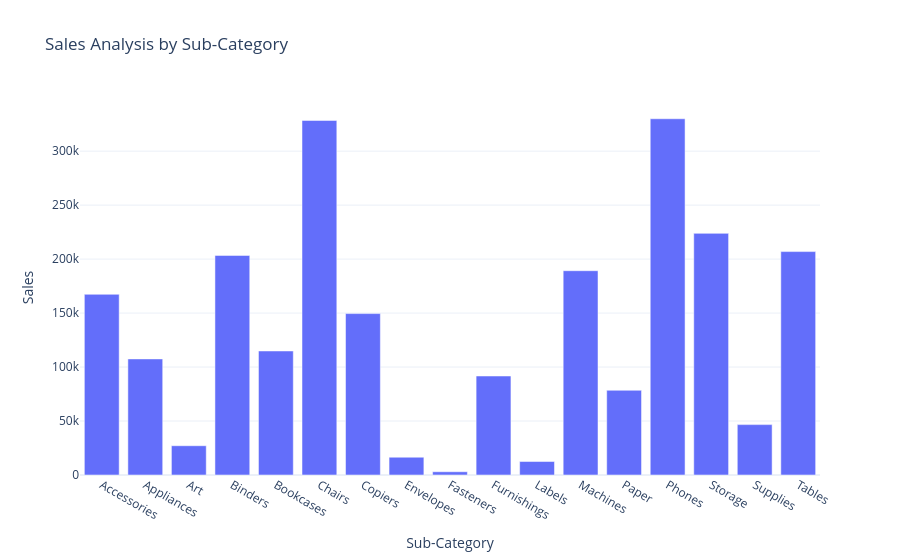

The cell this chart's notebook holds for it:
### Markdown cell above
# Sales Analysis by Category

### Code cell
sales_by_subcategory = data.groupby('Sub-Category')['Sales'].sum().reset_index()
fig = px.bar(sales_by_subcategory, 
             x='Sub-Category', 
             y='Sales', 
             title='Sales Analysis by Sub-Category')
fig.show()

### Figure 1 — Plotly figure (JSON) as saved in the notebook; plotly's stock layout.template omitted (floating-point values rounded to 4 significant figures)
{"data": [{"hovertemplate": "Sub-Category=%{x}<br>Sales=%{y}<extra></extra>", "legendgroup": "", "marker": {"color": "#636efa", "pattern": {"shape": ""}}, "name": "", "orientation": "v", "showlegend": false, "textposition": "auto", "type": "bar", "x": ["Accessories", "Appliances", "Art", "Binders", "Bookcases", "Chairs", "Copiers", "Envelopes", "Fasteners", "Furnishings", "Labels", "Machines", "Paper", "Phones", "Storage", "Supplies", "Tables"], "xaxis": "x", "y": [167400.0, 107500.0, 27120.0, 203400.0, 114900.0, 328400.0, 149500.0, 16480.0, 3024.0, 91710.0, 12490.0, 189200.0, 78480.0, 330000.0, 223800.0, 46670.0, 207000.0], "yaxis": "y"}], "layout": {"barmode": "relative", "legend": {"tracegroupgap": 0}, "title": {"text": "Sales Analysis by Sub-Category"}, "xaxis": {"anchor": "y", "domain": [0, 1], "title": {"text": "Sub-Category"}}, "yaxis": {"anchor": "x", "domain": [0, 1], "title": {"text": "Sales"}}}}
